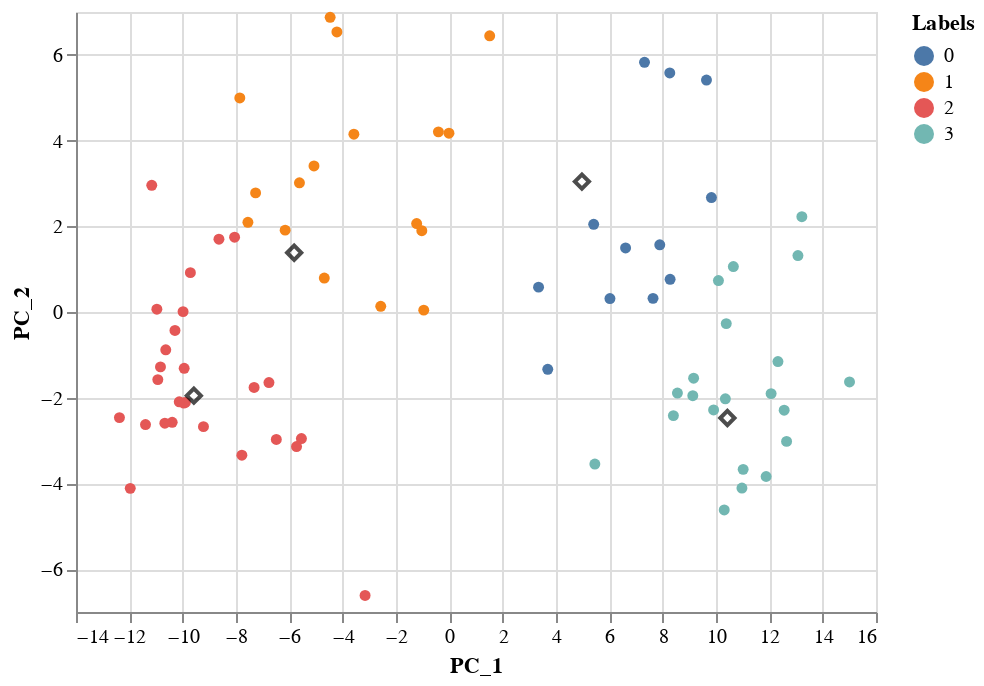

The notebook cell saved with this chart:
### Code cell
k_means_chart = visualize_with_pca (scaled_mags_df, k_means_predicted, k_means_model.cluster_centers_)
k_means_chart

### Figure 1 — Vega-Lite specification as saved in the notebook (floating-point values rounded to 4 significant figures)
{"config": {"view": {"continuousWidth": 400, "continuousHeight": 300}}, "layer": [{"data": {"name": "data-68c327f7aa9f846eb4d453810acf9c9e"}, "mark": {"type": "circle", "opacity": 1}, "encoding": {"color": {"type": "nominal", "field": "Labels", "legend": {}}, "x": {"type": "quantitative", "field": "PC_1"}, "y": {"type": "quantitative", "field": "PC_2"}}}, {"data": {"name": "data-71a6c9d6ace09973db163f9c7ea1cf9b"}, "mark": {"type": "point", "color": "black", "opacity": 0.7, "shape": "diamond", "size": 50}, "encoding": {"x": {"type": "quantitative", "field": "PC_1"}, "y": {"type": "quantitative", "field": "PC_2"}}}], "$schema": "https://vega.github.io/schema/vega-lite/v4.8.1.json", "datasets": {"data-68c327f7aa9f846eb4d453810acf9c9e": [{"PC_1": 13.22, "PC_2": 2.225, "Labels": 3}, {"PC_1": 10.35, "PC_2": -2.025, "Labels": 3}, {"PC_1": -9.22, "PC_2": -2.675, "Labels": 2}, {"PC_1": -4.216, "PC_2": 6.534, "Labels": 1}, {"PC_1": -10.39, "PC_2": -2.574, "Labels": 2}, {"PC_1": -10.63, "PC_2": -0.8818, "Labels": 2}, {"PC_1": -2.572, "PC_2": 0.1329, "Labels": 1}, {"PC_1": 12.56, "PC_2": -2.291, "Labels": 3}, {"PC_1": -7.265, "PC_2": 2.779, "Labels": 1}, {"PC_1": -9.899, "PC_2": -2.11, "Labels": 2}, {"PC_1": 8.402, "PC_2": -2.417, "Labels": 3}, {"PC_1": -9.711, "PC_2": 0.9185, "Labels": 2}, {"PC_1": -0.9589, "PC_2": 0.0437, "Labels": 1}, {"PC_1": 9.91, "PC_2": -2.286, "Labels": 3}, {"PC_1": -1.032, "PC_2": 1.898, "Labels": 1}, {"PC_1": -4.689, "PC_2": 0.7912, "Labels": 1}, {"PC_1": 5.413, "PC_2": 2.045, "Labels": 0}, {"PC_1": -3.159, "PC_2": -6.615, "Labels": 2}, {"PC_1": -12.37, "PC_2": -2.464, "Labels": 2}, {"PC_1": -8.053, "PC_2": 1.745, "Labels": 2}, {"PC_1": 3.691, "PC_2": -1.338, "Labels": 0}, {"PC_1": -9.957, "PC_2": -2.125, "Labels": 2}, {"PC_1": 13.07, "PC_2": 1.317, "Labels": 3}, {"PC_1": 6.023, "PC_2": 0.3147, "Labels": 0}, {"PC_1": -10.67, "PC_2": -2.594, "Labels": 2}, {"PC_1": -5.547, "PC_2": -2.953, "Labels": 2}, {"PC_1": -11.39, "PC_2": -2.627, "Labels": 2}, {"PC_1": -9.943, "PC_2": -1.314, "Labels": 2}, {"PC_1": 9.643, "PC_2": 5.413, "Labels": 0}, {"PC_1": 12.65, "PC_2": -3.019, "Labels": 3}, {"PC_1": -6.764, "PC_2": -1.646, "Labels": 2}, {"PC_1": -10.93, "PC_2": -1.578, "Labels": 2}, {"PC_1": 8.266, "PC_2": 5.577, "Labels": 0}, {"PC_1": 7.638, "PC_2": 0.3184, "Labels": 0}, {"PC_1": 5.457, "PC_2": -3.548, "Labels": 3}, {"PC_1": 15.01, "PC_2": -1.633, "Labels": 3}, {"PC_1": -3.579, "PC_2": 4.148, "Labels": 1}, {"PC_1": 9.828, "PC_2": 2.671, "Labels": 0}, {"PC_1": -10.13, "PC_2": -2.096, "Labels": 2}, {"PC_1": -1.225, "PC_2": 2.063, "Labels": 1}, {"PC_1": 9.13, "PC_2": -1.954, "Labels": 3}, {"PC_1": -10.29, "PC_2": -0.4299, "Labels": 2}, {"PC_1": -0.01392, "PC_2": 4.173, "Labels": 1}, {"PC_1": -7.78, "PC_2": -3.341, "Labels": 2}, {"PC_1": -8.64, "PC_2": 1.699, "Labels": 2}, {"PC_1": 12.32, "PC_2": -1.156, "Labels": 3}, {"PC_1": -7.553, "PC_2": 2.094, "Labels": 1}, {"PC_1": 8.279, "PC_2": 0.763, "Labels": 0}, {"PC_1": -10.97, "PC_2": 0.06491, "Labels": 2}, {"PC_1": 3.346, "PC_2": 0.5802, "Labels": 0}, {"PC_1": -7.321, "PC_2": -1.76, "Labels": 2}, {"PC_1": -5.73, "PC_2": -3.139, "Labels": 2}, {"PC_1": -9.984, "PC_2": 0.009268, "Labels": 2}, {"PC_1": -6.157, "PC_2": 1.91, "Labels": 1}, {"PC_1": -7.857, "PC_2": 4.994, "Labels": 1}, {"PC_1": 7.892, "PC_2": 1.568, "Labels": 0}, {"PC_1": 11.02, "PC_2": -3.672, "Labels": 3}, {"PC_1": 8.554, "PC_2": -1.891, "Labels": 3}, {"PC_1": 12.07, "PC_2": -1.904, "Labels": 3}, {"PC_1": -11.16, "PC_2": 2.956, "Labels": 2}, {"PC_1": -10.83, "PC_2": -1.281, "Labels": 2}, {"PC_1": 6.609, "PC_2": 1.495, "Labels": 0}, {"PC_1": -0.4096, "PC_2": 4.203, "Labels": 1}, {"PC_1": 10.09, "PC_2": 0.7345, "Labels": 3}, {"PC_1": -11.97, "PC_2": -4.115, "Labels": 2}, {"PC_1": 1.514, "PC_2": 6.445, "Labels": 1}, {"PC_1": -6.488, "PC_2": -2.974, "Labels": 2}, {"PC_1": 10.31, "PC_2": -4.619, "Labels": 3}, {"PC_1": -4.47, "PC_2": 6.876, "Labels": 1}, {"PC_1": 10.97, "PC_2": -4.107, "Labels": 3}, {"PC_1": 10.38, "PC_2": -0.2707, "Labels": 3}, {"PC_1": 10.65, "PC_2": 1.061, "Labels": 3}, {"PC_1": -5.621, "PC_2": 3.015, "Labels": 1}, {"PC_1": -5.076, "PC_2": 3.407, "Labels": 1}, {"PC_1": 9.161, "PC_2": -1.545, "Labels": 3}, {"PC_1": 11.88, "PC_2": -3.838, "Labels": 3}, {"PC_1": 7.319, "PC_2": 5.826, "Labels": 0}], "data-71a6c9d6ace09973db163f9c7ea1cf9b": [{"PC_1": -5.818, "PC_2": 1.383}, {"PC_1": 4.972, "PC_2": 3.043}, {"PC_1": 10.43, "PC_2": -2.473}, {"PC_1": -9.581, "PC_2": -1.952}]}}
